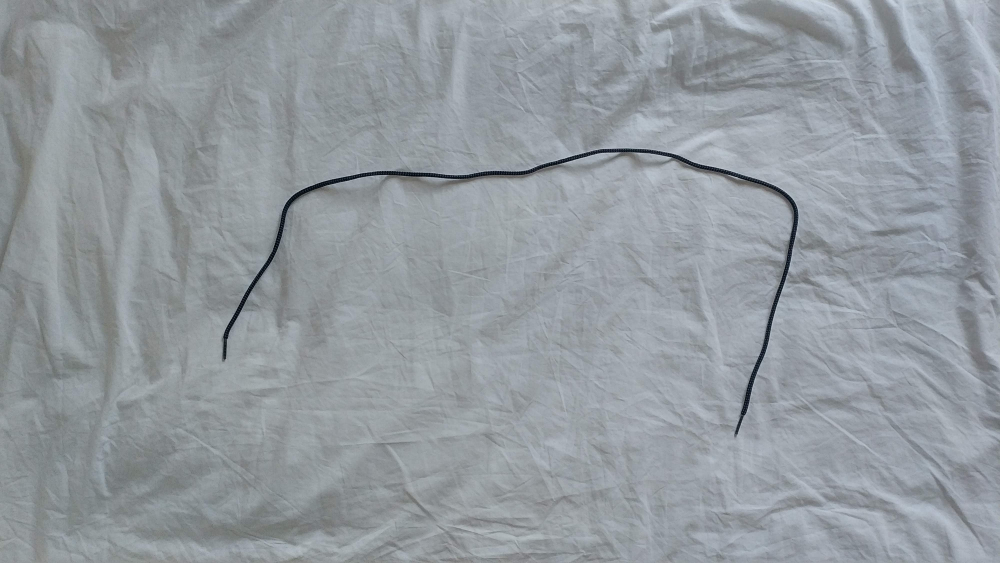
//> input picture Software/test/objectDetection/images/input/TestImage2.jpg, 4000 x 2250 px (shown at 1/4 size)
$ ./GrabCut images/input/TestImage2.jpg   (built with g++ and OpenCV 4)
//> lines starting //> are read from the running program, lines starting //| are printed output that depends on the picture; after the words box and inside, x2 and y2 are one past the last pixel; in counts of white or black regions, pixels touching at a corner belong together
#include "opencv2/imgcodecs.hpp"
#include "opencv2/highgui.hpp"
#include "opencv2/imgproc.hpp"
#include <iostream>
using namespace std;
using namespace cv;
static void help(char** argv)
{
    cout << "\nThis program demonstrates GrabCut segmentation -- select an object in a region\n"
            "and then grabcut will attempt to segment it out.\n"
            "Call:\n"
        <<  argv[0] << " <image_name>\n"
            "\nSelect a rectangular area around the object you want to segment\n" <<
            "\nHot keys: \n"
            "\tESC - quit the program\n"
            "\tr - restore the original image\n"
            "\tn - next iteration\n"
            "\n"
            "\tleft mouse button - set rectangle\n"
            "\n"
            "\tCTRL+left mouse button - set GC_BGD pixels\n"
            "\tSHIFT+left mouse button - set GC_FGD pixels\n"
            "\n"
            "\tCTRL+right mouse button - set GC_PR_BGD pixels\n"
            "\tSHIFT+right mouse button - set GC_PR_FGD pixels\n" << endl;
}
const Scalar RED = Scalar(0,0,255);
const Scalar PINK = Scalar(230,130,255);
const Scalar BLUE = Scalar(255,0,0);
const Scalar LIGHTBLUE = Scalar(255,255,160);
const Scalar GREEN = Scalar(0,255,0);
const int BGD_KEY = EVENT_FLAG_CTRLKEY;
const int FGD_KEY = EVENT_FLAG_SHIFTKEY;
static void getBinMask( const Mat& comMask, Mat& binMask )
{
    if( comMask.empty() || comMask.type()!=CV_8UC1 )
        CV_Error( Error::StsBadArg, "comMask is empty or has incorrect type (not CV_8UC1)" );
    if( binMask.empty() || binMask.rows!=comMask.rows || binMask.cols!=comMask.cols )
        binMask.create( comMask.size(), CV_8UC1 );
    binMask = comMask & 1;
}
class GCApplication
{
public:
    enum{ NOT_SET = 0, IN_PROCESS = 1, SET = 2 };
    static const int radius = 2;
    static const int thickness = -1;
    void reset();
    void setImageAndWinName( const Mat& _image, const string& _winName );
    void showImage() const;
    void mouseClick( int event, int x, int y, int flags, void* param );
    int nextIter();
    int getIterCount() const { return iterCount; }
private:
    void setRectInMask();
    void setLblsInMask( int flags, Point p, bool isPr );
    const string* winName;
    const Mat* image;
    Mat mask;
    Mat bgdModel, fgdModel;
    uchar rectState, lblsState, prLblsState;
    bool isInitialized;
    Rect rect;
    vector<Point> fgdPxls, bgdPxls, prFgdPxls, prBgdPxls;
    int iterCount;
};
void GCApplication::reset()
{
    if( !mask.empty() )
        mask.setTo(Scalar::all(GC_BGD));
    bgdPxls.clear(); fgdPxls.clear();
    prBgdPxls.clear();  prFgdPxls.clear();
    isInitialized = false;
    rectState = NOT_SET;
    lblsState = NOT_SET;
    prLblsState = NOT_SET;
    iterCount = 0;
}
void GCApplication::setImageAndWinName( const Mat& _image, const string& _winName  )
{
    if( _image.empty() || _winName.empty() )
        return;
    image = &_image;
    winName = &_winName;
    mask.create( image->size(), CV_8UC1);
    reset();
}
void GCApplication::showImage() const
{
    if( image->empty() || winName->empty() )
        return;
    Mat res;
    Mat binMask;
    image->copyTo( res );
    if( isInitialized ){
        getBinMask( mask, binMask);
        Mat black (binMask.rows, binMask.cols, CV_8UC3, cv::Scalar(0,0,0));
        black.setTo(Scalar::all(255), binMask);
        addWeighted(black, 0.5, res, 0.5, 0.0, res);
    }
    vector<Point>::const_iterator it;
    for( it = bgdPxls.begin(); it != bgdPxls.end(); ++it )
        circle( res, *it, radius, BLUE, thickness );
    for( it = fgdPxls.begin(); it != fgdPxls.end(); ++it )
        circle( res, *it, radius, RED, thickness );
    for( it = prBgdPxls.begin(); it != prBgdPxls.end(); ++it )
        circle( res, *it, radius, LIGHTBLUE, thickness );
    for( it = prFgdPxls.begin(); it != prFgdPxls.end(); ++it )
        circle( res, *it, radius, PINK, thickness );
    if( rectState == IN_PROCESS || rectState == SET )
        rectangle( res, Point( rect.x, rect.y ), Point(rect.x + rect.width, rect.y + rect.height ), GREEN, 2);
    imshow( *winName, res );
}
void GCApplication::setRectInMask()
{
    CV_Assert( !mask.empty() );
    mask.setTo( GC_BGD );
    rect.x = max(0, rect.x);
    rect.y = max(0, rect.y);
    rect.width = min(rect.width, image->cols-rect.x);
    rect.height = min(rect.height, image->rows-rect.y);
    (mask(rect)).setTo( Scalar(GC_PR_FGD) );
}
// [29 lines left out: function setLblsInMask, not called in this run]
void GCApplication::mouseClick( int event, int x, int y, int flags, void* )
{
    // TODO add bad args check
    switch( event )
    {
    case EVENT_LBUTTONDOWN: // set rect or GC_BGD(GC_FGD) labels
        {
            bool isb = (flags & BGD_KEY) != 0,
                 isf = (flags & FGD_KEY) != 0;
            if( rectState == NOT_SET && !isb && !isf )
            {
                rectState = IN_PROCESS;
                rect = Rect( x, y, 1, 1 );
            }
            if ( (isb || isf) && rectState == SET )
                lblsState = IN_PROCESS;
        }
        break;
    case EVENT_RBUTTONDOWN: // set GC_PR_BGD(GC_PR_FGD) labels
        {
            bool isb = (flags & BGD_KEY) != 0,
                 isf = (flags & FGD_KEY) != 0;
            if ( (isb || isf) && rectState == SET )
                prLblsState = IN_PROCESS;
        }
        break;
    case EVENT_LBUTTONUP:
        if( rectState == IN_PROCESS )
        {
            if(rect.x == x || rect.y == y){
                rectState = NOT_SET;
            }
            else{
                rect = Rect( Point(rect.x, rect.y), Point(x,y) );
                rectState = SET;
                setRectInMask();
                CV_Assert( bgdPxls.empty() && fgdPxls.empty() && prBgdPxls.empty() && prFgdPxls.empty() );
            }
            showImage();
        }
        if( lblsState == IN_PROCESS )
        {
            setLblsInMask(flags, Point(x,y), false);
            lblsState = SET;
            nextIter();
            showImage();
        }
        else{
            if(rectState == SET){
                nextIter();
                showImage();
            }
        }
        break;
    case EVENT_RBUTTONUP:
        if( prLblsState == IN_PROCESS )
        {
            setLblsInMask(flags, Point(x,y), true);
            prLblsState = SET;
        }
        if(rectState == SET){
            nextIter();
            showImage();
        }
        break;
    case EVENT_MOUSEMOVE:
        if( rectState == IN_PROCESS )
        {
            rect = Rect( Point(rect.x, rect.y), Point(x,y) );
            CV_Assert( bgdPxls.empty() && fgdPxls.empty() && prBgdPxls.empty() && prFgdPxls.empty() );
            showImage();
        }
        else if( lblsState == IN_PROCESS )
        {
            setLblsInMask(flags, Point(x,y), false);
            showImage();
        }
        else if( prLblsState == IN_PROCESS )
        {
            setLblsInMask(flags, Point(x,y), true);
            showImage();
        }
        break;
    }
}
int GCApplication::nextIter()
{
    if( isInitialized )
        grabCut( *image, mask, rect, bgdModel, fgdModel, 1 );
    else
    {
        if( rectState != SET )
            return iterCount;
        if( lblsState == SET || prLblsState == SET )
            grabCut( *image, mask, rect, bgdModel, fgdModel, 1, GC_INIT_WITH_MASK );
        else
            grabCut( *image, mask, rect, bgdModel, fgdModel, 1, GC_INIT_WITH_RECT );
        isInitialized = true;
    }
    iterCount++;
    bgdPxls.clear(); fgdPxls.clear();
    prBgdPxls.clear(); prFgdPxls.clear();
    return iterCount;
}
GCApplication gcapp;
static void on_mouse( int event, int x, int y, int flags, void* param )
{
    gcapp.mouseClick( event, x, y, flags, param );
}
int main( int argc, char** argv )
{
    cv::CommandLineParser parser(argc, argv, "{@input| TestImage.jpg |}");
    help(argv);
    string filename = parser.get<string>("@input");
    if( filename.empty() )
    {
        cout << "\nDurn, empty filename" << endl;
        return 1;
    }
    Mat image = imread(samples::findFile(filename), IMREAD_COLOR);
//> image is the input picture: 2250 rows x 4000 cols, CV_8UC3; mean B, G, R 159.3, 153.8, 147.3
    if( image.empty() )
    {
        cout << "\n Durn, couldn't read image filename " << filename << endl;
        return 1;
    }
    resize(image, image, Size(1000, 800), 1);
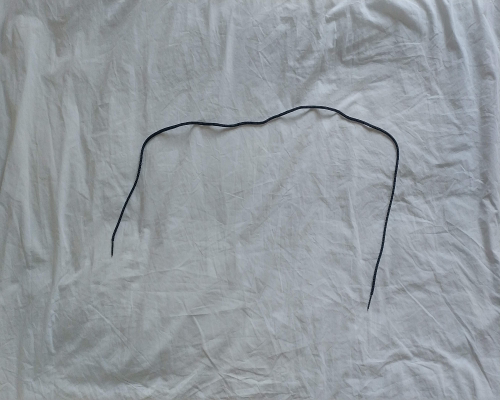
//> image: 800 rows x 1000 cols, CV_8UC3 (shown at 1/2 size); mean B, G, R 159.2, 153.7, 147.2
    const string winName = "image";
    namedWindow( winName, WINDOW_AUTOSIZE );
    setMouseCallback( winName, on_mouse, 0 );
    gcapp.setImageAndWinName( image, winName );
    gcapp.showImage();
    for(;;)
    {
        char c = (char)waitKey(0);
//> the left mouse button is pressed at (250, 200)
//> the mouse is dragged to (500, 400)
//> the mouse is dragged to (750, 600)
//> the button is released at (750, 600)
//> in nextIter, `grabCut( *image, mask, rect, bgdModel, fgdModel, 1, GC_INIT_WITH_RECT );`:
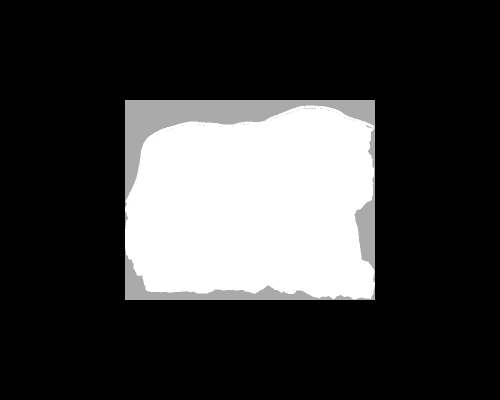
//> mask: 800 rows x 1000 cols, CV_8UC1 (shown at 1/2 size); min 0, max 3, mean 0.703; drawn with min black and max white
//> in nextIter, `grabCut( *image, mask, rect, bgdModel, fgdModel, 1, GC_INIT_WITH_RECT );`: bgdModel = 65 values, max 814.8 at index 64, min 0.0037 at index 4, mean 153.4; fgdModel = 65 values, max 408.6 at index 29, min 0.0169 at index 1, mean 123.3
//> in getBinMask, `binMask = comMask & 1;`:
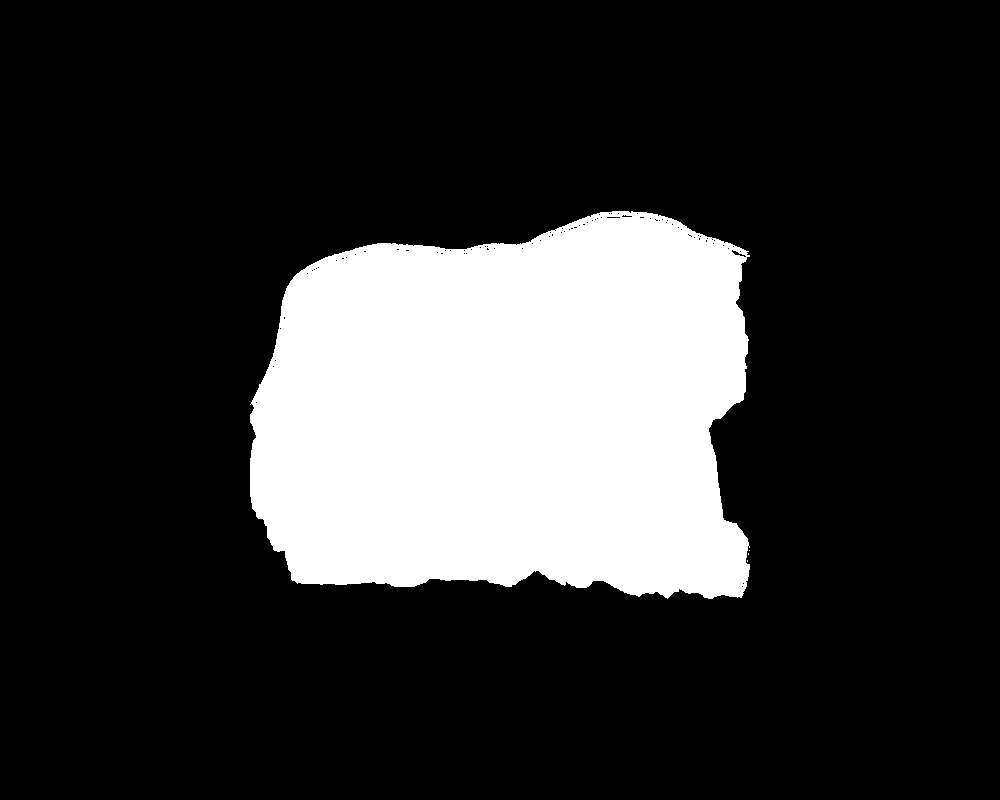
//> binMask: 800 rows x 1000 cols, CV_8UC1; values 0 (black) and 1 (white), 20.3% white; 4 white regions (3 under 20 px), largest, box (x1, y1, x2, y2) and area: (250, 211, 750, 599) 162365
//> in showImage (call 5), `addWeighted(black, 0.5, res, 0.5, 0.0, res);`:
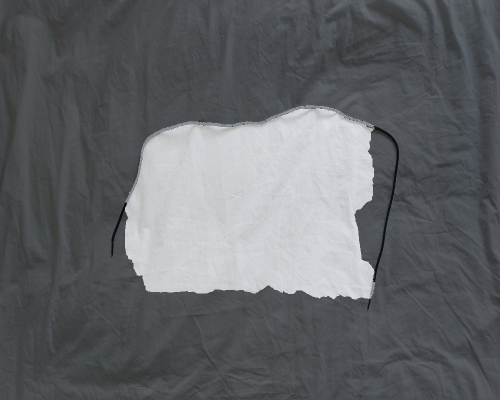
//> res: 800 rows x 1000 cols, CV_8UC3 (shown at 1/2 size); mean B, G, R 105.5, 102.7, 99.5
//> in showImage (call 5), `rectangle( res, Point( rect.x, rect.y ), Point(rect.x + rect.width, re..`:
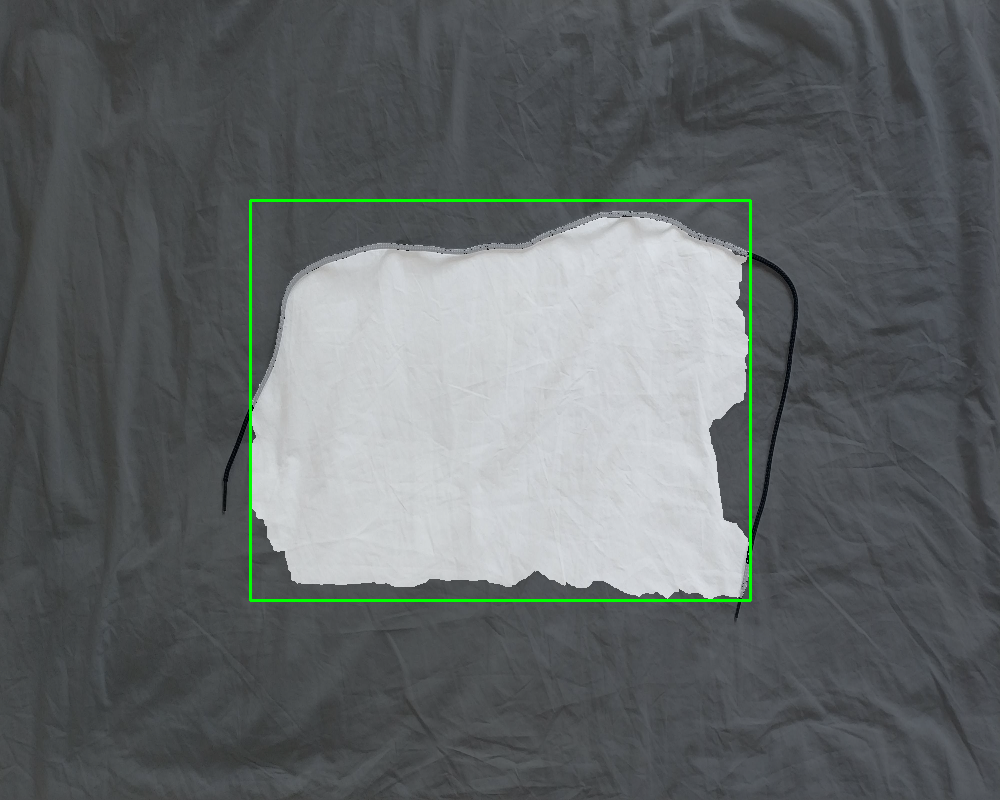
//> res: 800 rows x 1000 cols, CV_8UC3; 0.67% of pixels changed, all inside (x1, y1, x2, y2) = (249, 199, 752, 602)
//> the Esc key is pressed
        switch( c )
        {
        case '\x1b':
            cout << "Exiting ..." << endl;
            goto exit_main;
        case 'r':
            cout << endl;
            gcapp.reset();
            gcapp.showImage();
            break;
        case 'n':
            int iterCount = gcapp.getIterCount();
            cout << "<" << iterCount << "... ";
            int newIterCount = gcapp.nextIter();
            if( newIterCount > iterCount )
            {
                gcapp.showImage();
                cout << iterCount << ">" << endl;
            }
            else
                cout << "rect must be determined>" << endl;
            break;
        }
    }
exit_main:
    destroyWindow( winName );
    return 0;
}
